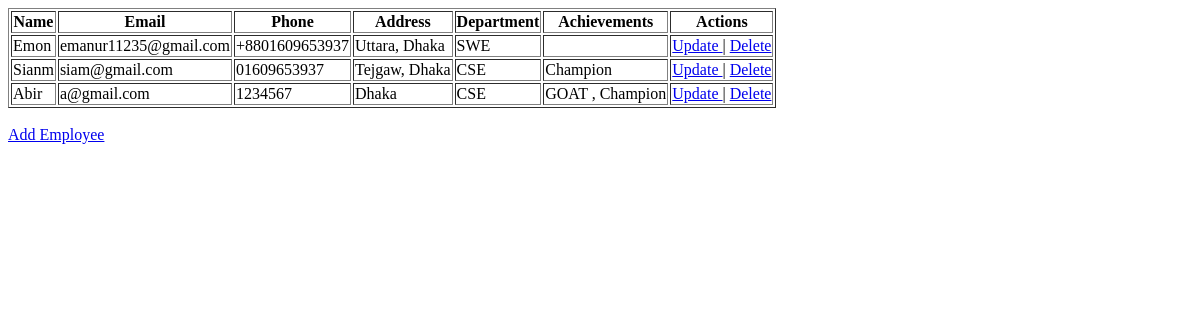
Page /employee-list/ on the earlier database version.
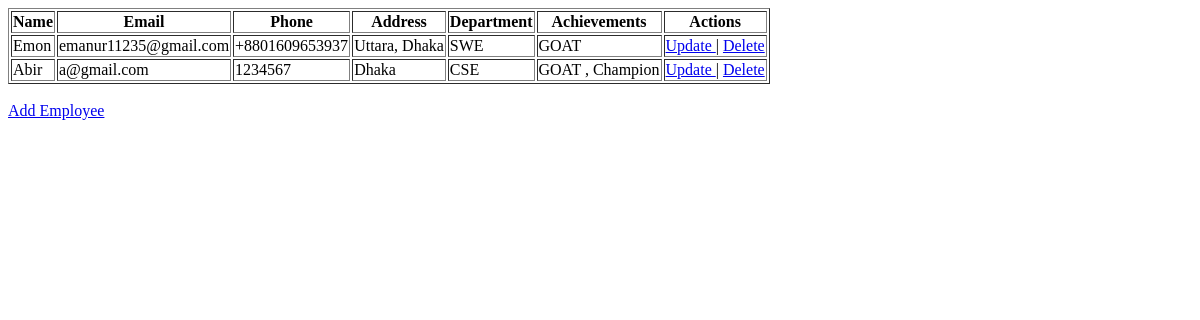
Same page on the later database version.
### employee_app/models.py (models this page shows, shortened)
class Employee(models.Model):
    name = models.CharField(max_length = 100)
    email = models.EmailField(unique = True)
    phone = models.CharField(max_length = 15)
    address = models.TextField(blank = True)
    department = models.ForeignKey(Department, on_delete = models.CASCADE)
    achievements = models.ManyToManyField(Achievement, through = "AchievementEmployee")

class Department(models.Model):
    name = models.CharField(max_length = 100, unique = True)
    def __str__(self):
        return self.name

class Achievement(models.Model):
    name = models.CharField(max_length = 100, unique = True)

### employee_app/views.py (the view)
# urls.py: path('employee-list/', views.employees_list, name = 'employee-list'),
def employees_list(request):
    employees = Employee.objects.all()
    return render(request, 'employee_app/employee_list.html', context = {'employees': employees})

### templates/employee_app/employee_list.html (shortened to what this page needs)
<!DOCTYPE html>
<html lang="en">
<head>
</head>
<body>
    {% if employees %}
        <table border=1px>
            <tr>
                <th>Name</th>
                <th>Email</th>
                <th>Phone</th>
                <th>Address</th>
                <th>Department</th>
                <th>Achievements</th>
                <th> Actions </th>
            </tr>
            {% for employee in employees %}
            <tr>
                <td>{{ employee.name }}</td>
                <td>{{ employee.email }}</td>
                <td>{{ employee.phone }}</td>
                <td>{{ employee.address }}</td>
                <td>{{ employee.department }}</td>
                <td>
                    {% for ach in employee.achievements.all %}
                        {{ ach.name }} {% if not forloop.last %}, {% endif %}
                    {% endfor %}
                </td>
                <td> <a href="{% url 'update-employee' employee.id %}"> Update </a> | <a href="{% url 'delete-employee' employee.id %}"> Delete </a> </td>
            </tr>
            {% endfor %}
        </table>
    {% else %}
        <h2>No Employee Found</h2>
    {% endif %}
    <br>
    <a href="{% url 'add-employee' %}">Add Employee</a>
</body>
</html>

Differences in the rows shown:
removed Employee: name "Sianm", email "siam@gmail.com", phone "01609653937", address "Tejgaw, Dhaka", department "CSE", Achievement (name "Champion")
changed Employee "Emon": gains Achievement (name "GOAT")
